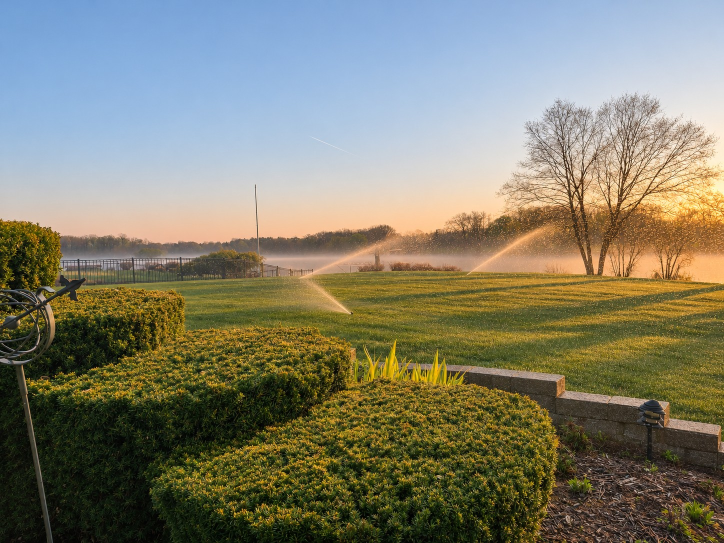
#> input picture src/assets/photos/lake-sunrise.jpg, 1448 x 1086 px (shown at 1/2 size)
$ python og.py
#> lines starting #> are read from the running program, lines starting #| are printed output that depends on the picture
"""The share image (public/og-image.jpg, 1200 x 630): the relit lakefront job, the
logo and one line, set in the site's own font. Run: python3 scripts/og.py
Needs fontTools with brotli (to read the woff2); see _source/gen/pylib."""
import io
import sys
from pathlib import Path
from PIL import Image, ImageDraw, ImageFont

ROOT = Path(__file__).resolve().parent.parent
sys.path.insert(0, str(ROOT / "_source" / "gen" / "pylib"))
from fontTools.ttLib import TTFont  # noqa: E402


def font(size, weight):
    f = TTFont(ROOT / "src" / "assets" / "fonts" / "MistyText.woff2")
    f.flavor = None
    from fontTools.varLib.instancer import instantiateVariableFont
    inst = instantiateVariableFont(f, {"wght": weight})
    buf = io.BytesIO()
    inst.save(buf)
    buf.seek(0)
    return ImageFont.truetype(buf, size)


W, H = 1200, 630
photo = Image.open(ROOT / "src" / "assets" / "photos" / "lake-sunrise.jpg").convert("RGB")
#> photo is the input picture: PIL image 1448x1086 RGB; mean R, G, B 128.8, 127, 108.7
s = max(W / photo.width, H / photo.height)
#> s = 0.829
photo = photo.resize((round(photo.width * s), round(photo.height * s)), Image.LANCZOS)
#> photo: PIL image 1200x900 RGB
left = (photo.width - W) // 2
#> left = 0
top = (photo.height - H) // 2
#> top = 135
img = photo.crop((left, top, left + W, top + H)).convert("RGBA")
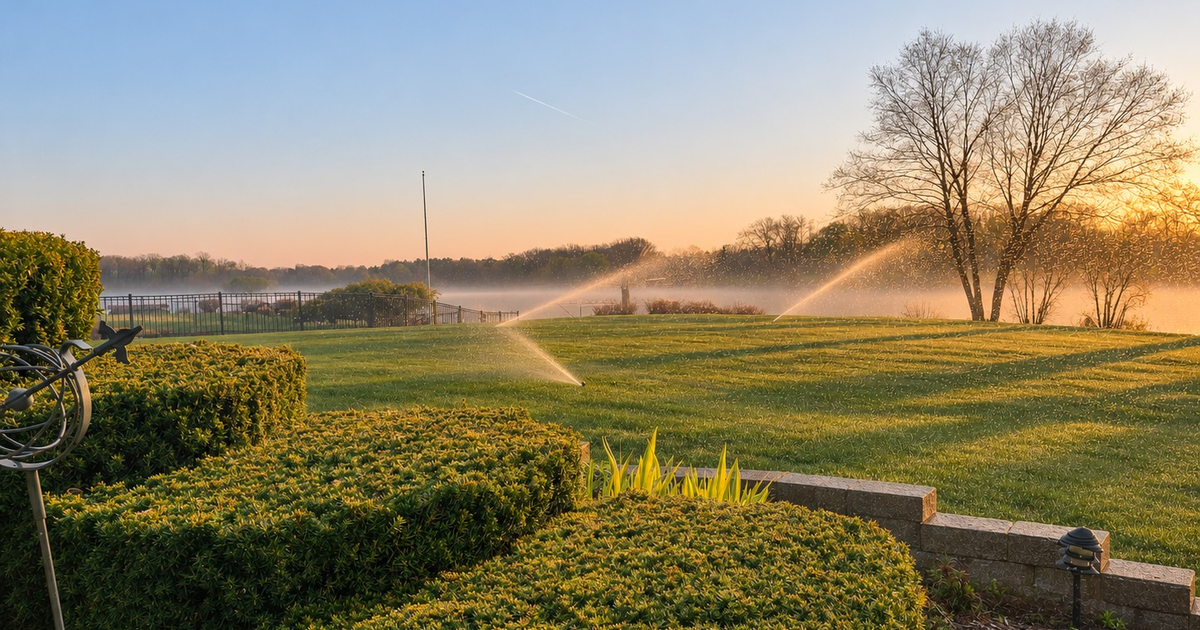
#> img: PIL image 1200x630 RGBA; mean R, G, B, A 140.2, 131.1, 102.3, 255

shade = Image.new("RGBA", (W, H), (0, 0, 0, 0))
#> shade: PIL image 1200x630 RGBA; every value is 0
d = ImageDraw.Draw(shade)
for x in range(W):
    a = max(0, min(235, int(235 * (1 - x / (W * 0.72)) ** 1.1))) if x < W * 0.72 else 0
    d.line([(x, 0), (x, H)], fill=(11, 18, 32, a))
img = Image.alpha_composite(img, shade)
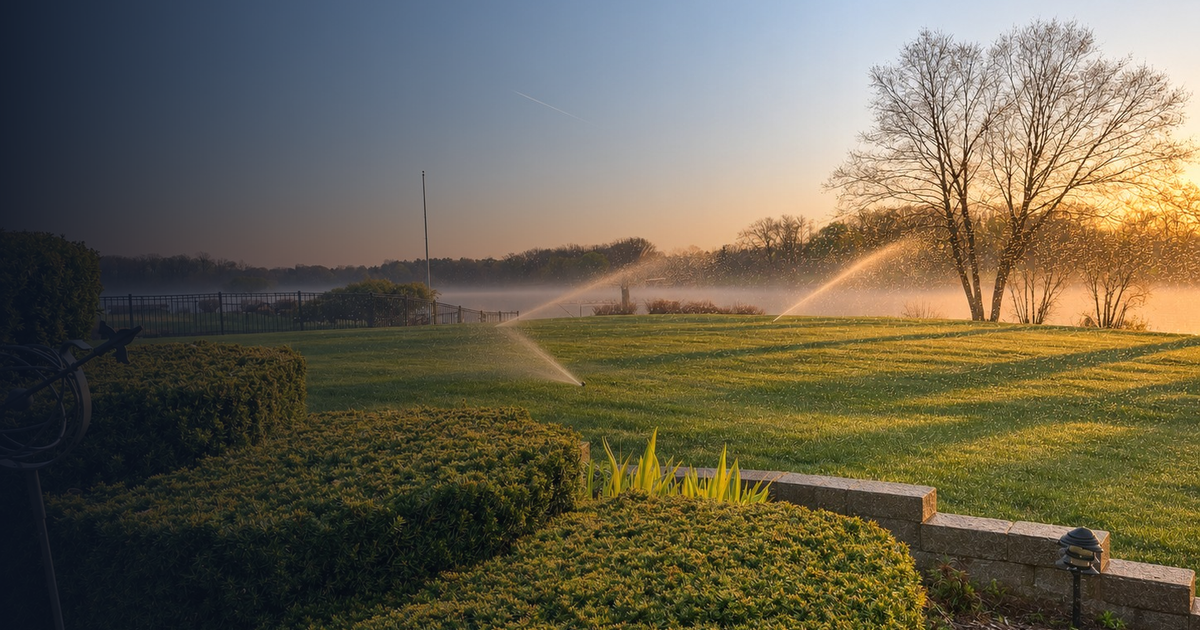
#> img: PIL image 1200x630 RGBA; mean R, G, B, A 104.7, 97.8, 79.2, 255

#> (the run stopped early here; a loop or call above may not have finished)

$ run again, with src/assets/photos/ai-blowout.jpg copied over src/assets/photos/lake-sunrise.jpg
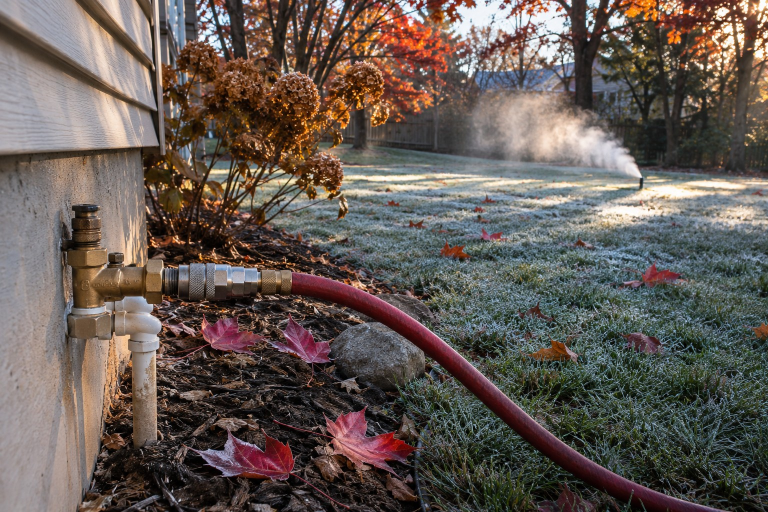
#> input picture src/assets/photos/ai-blowout.jpg, 1536 x 1024 px (shown at 1/2 size)
#> photo is the input picture: PIL image 1536x1024 RGB; mean R, G, B 100.8, 90.4, 84.2
#> photo: PIL image 1200x800 RGB
#> `img = photo.crop((left, top, left + W, top + H)).convert("RGBA")`:
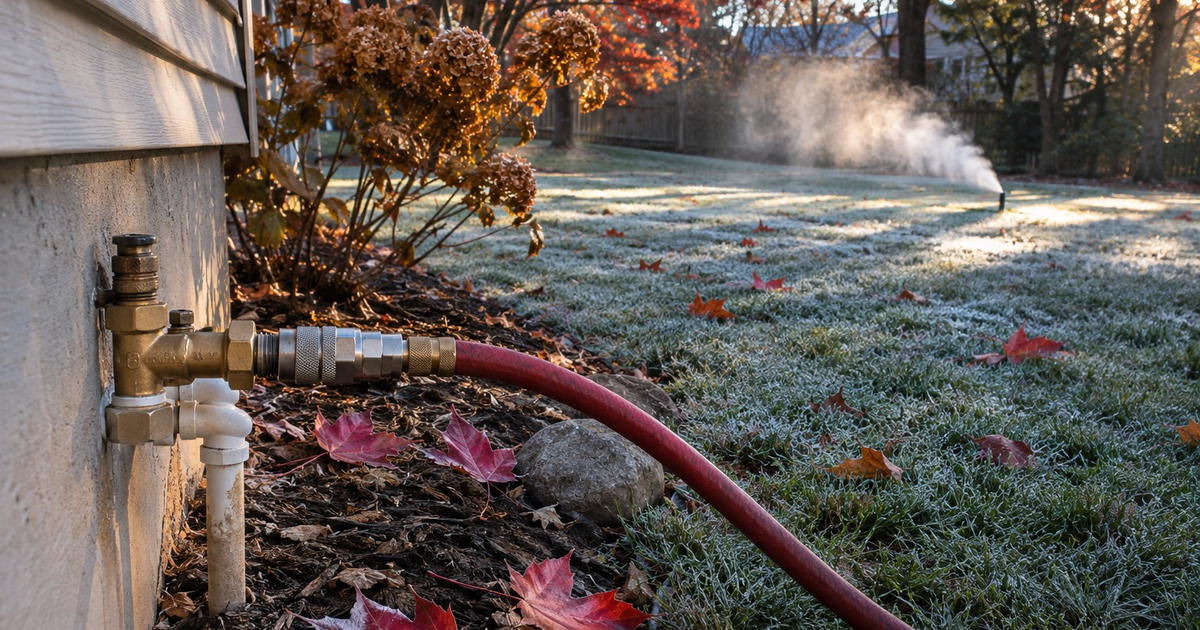
#> img: PIL image 1200x630 RGBA; mean R, G, B, A 101, 92.2, 86, 255
#> shade: PIL image 1200x630 RGBA; every value is 0
#> `img = Image.alpha_composite(img, shade)`:
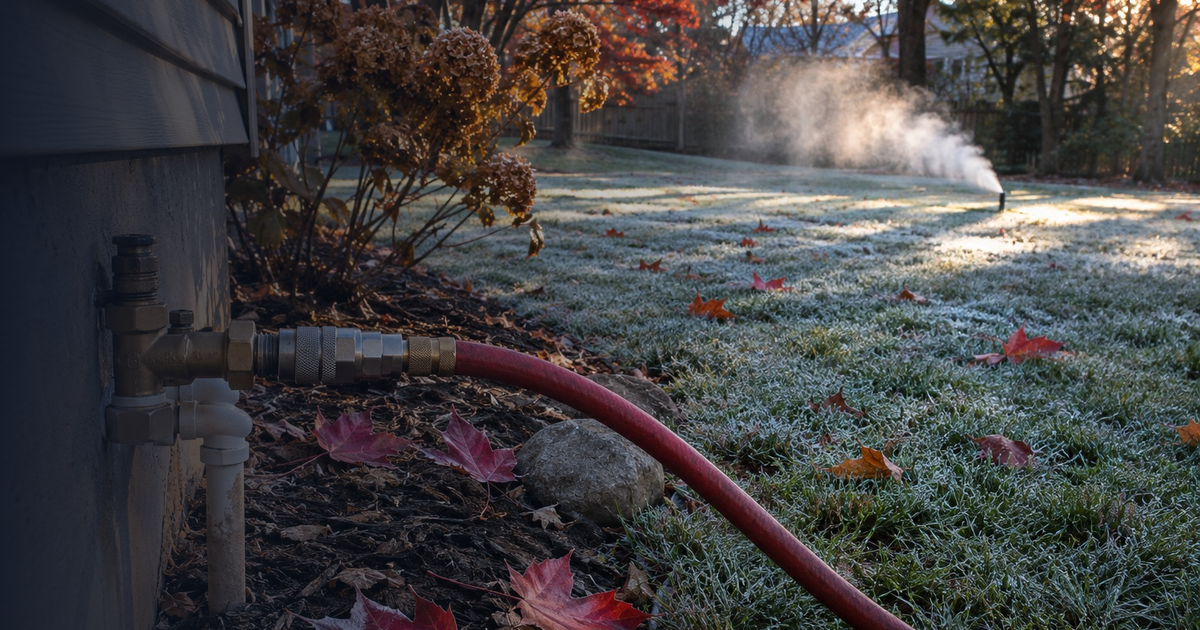
#> img: PIL image 1200x630 RGBA; mean R, G, B, A 68.5, 67, 67.7, 255

$ run again, with src/assets/photos/ai-drip.jpg copied over src/assets/photos/lake-sunrise.jpg
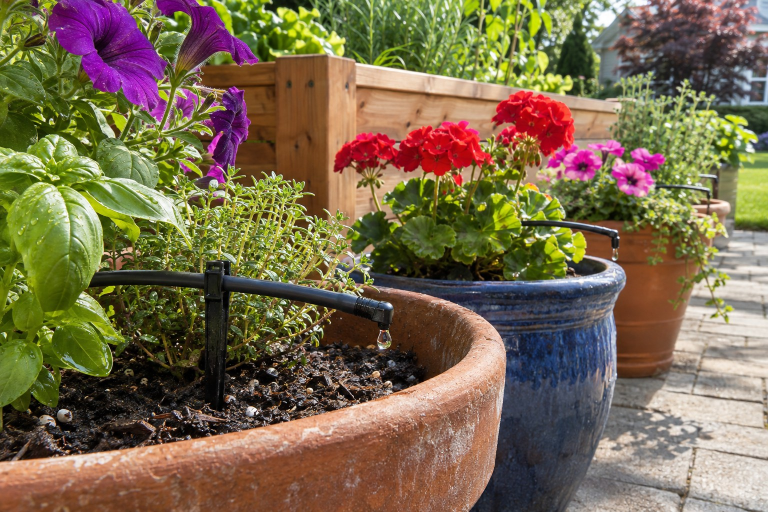
#> input picture src/assets/photos/ai-drip.jpg, 1536 x 1024 px (shown at 1/2 size)
#> photo is the input picture: PIL image 1536x1024 RGB; mean R, G, B 121.8, 106.3, 76.9
#> photo: PIL image 1200x800 RGB
#> `img = photo.crop((left, top, left + W, top + H)).convert("RGBA")`:
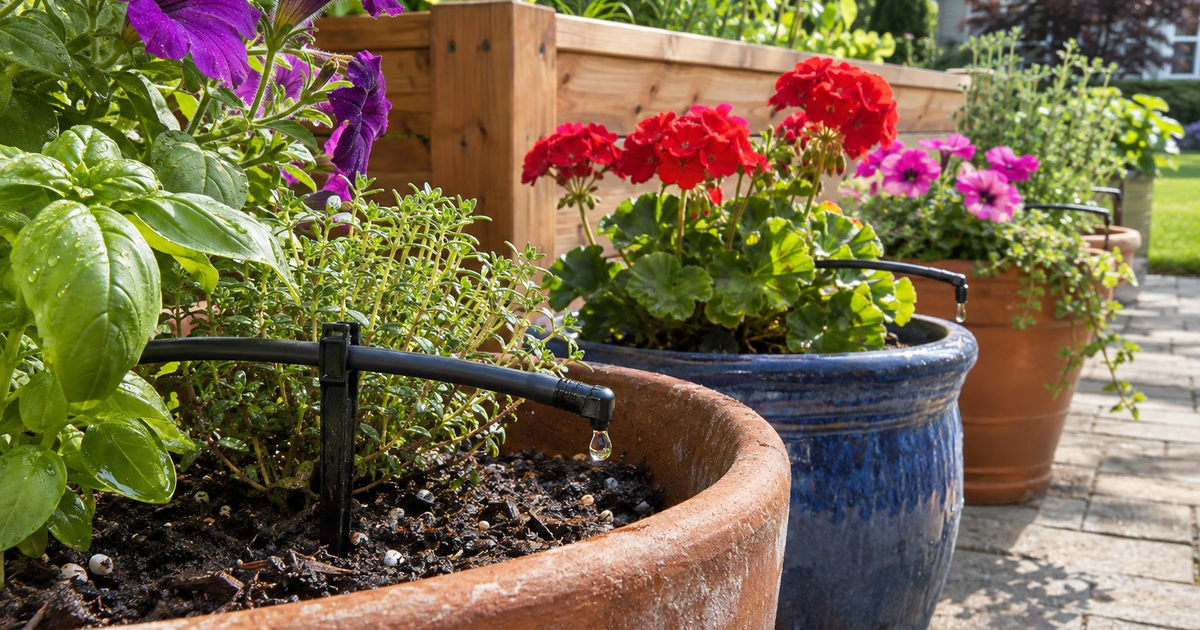
#> img: PIL image 1200x630 RGBA; mean R, G, B, A 119.5, 105.5, 74.1, 255
#> shade: PIL image 1200x630 RGBA; every value is 0
#> `img = Image.alpha_composite(img, shade)`:
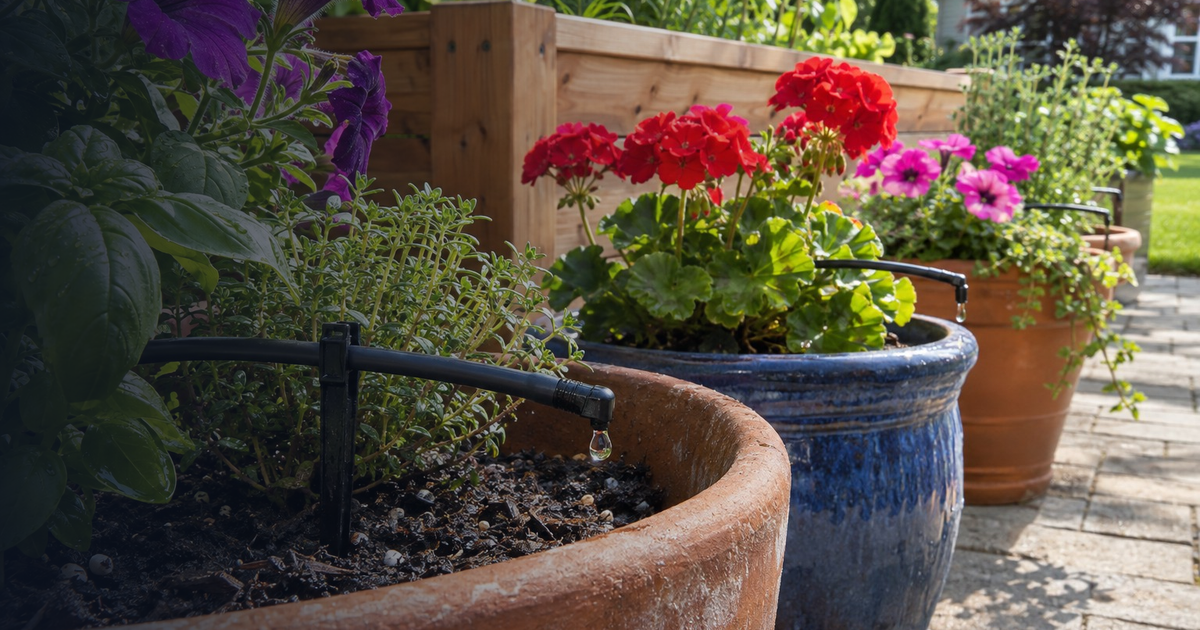
#> img: PIL image 1200x630 RGBA; mean R, G, B, A 89.9, 80.2, 66.7, 255
